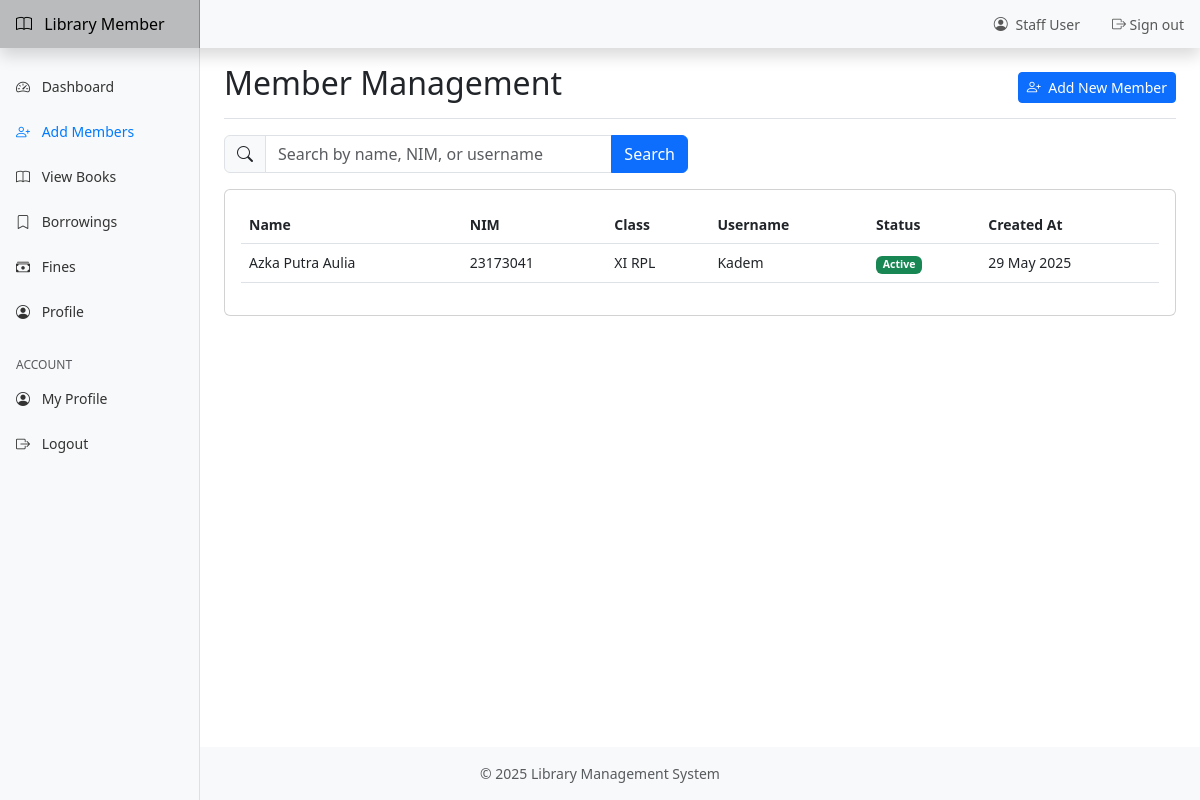
Screenshot of /index.php?page=members (signed in) with the database file from the repository.
### tables this page shows
CREATE TABLE `users` (
  `user_id` int(11) NOT NULL,
  `anggota_id` int(11) NOT NULL,
  `username` varchar(50) NOT NULL,
  `password` varchar(255) NOT NULL,
  `full_name` varchar(100) NOT NULL,
  `p_role` enum('admin','staff','member') NOT NULL DEFAULT 'member',
  `status` enum('active','inactive','banned') NOT NULL DEFAULT 'inactive',
  `registration_status` enum('pending','approved','rejected') NOT NULL DEFAULT 'pending',
  `last_login` timestamp NULL DEFAULT NULL,
  `created_at` timestamp NOT NULL DEFAULT current_timestamp(),
  `updated_at` timestamp NOT NULL DEFAULT current_timestamp() ON UPDATE current_timestamp()
);

CREATE TABLE `anggota` (
  `anggota_id` int(11) NOT NULL,
  `name` varchar(100) NOT NULL,
  `nim` varchar(20) NOT NULL,
  `class` varchar(50) DEFAULT NULL,
  `gender` enum('Male','Female') NOT NULL,
  `date_of_birth` date NOT NULL,
  `place_of_birth` varchar(100) DEFAULT NULL,
  `address` text DEFAULT NULL,
  `phone` varchar(20) DEFAULT NULL,
  `email` varchar(100) DEFAULT NULL,
  `created_at` timestamp NOT NULL DEFAULT current_timestamp(),
  `updated_at` timestamp NOT NULL DEFAULT current_timestamp() ON UPDATE current_timestamp()
);

### includes/functions.php (called while the page is built, shortened)
<?php
function formatDate($date) {
    return date('d M Y', strtotime($date));
}

### pages/members.php (the view, shortened to what this page needs)
<?php
$search = isset($_GET['search']) ? $_GET['search'] : '';
$page = isset($_GET['p']) ? intval($_GET['p']) : 1;
$limit = ITEMS_PER_PAGE;
$offset = ($page - 1) * $limit;
$query = "SELECT u.*, a.* FROM users u
          JOIN anggota a ON u.anggota_id = a.anggota_id
          WHERE u.p_role = 'member'";
$params = [];
try {
    $query .= " ORDER BY a.name LIMIT ? OFFSET ?";
    $params[] = $limit;
    $params[] = $offset;
    $stmt = $pdo->prepare($query);
    $stmt->execute($params);
    $members = $stmt->fetchAll();
} catch (PDOException $e) {
    $errorMessage = "Database error: " . $e->getMessage();
}
?>
<div class="d-flex justify-content-between flex-wrap flex-md-nowrap align-items-center pt-3 pb-2 mb-3 border-bottom">
    <h1 class="h2">Member Management</h1>
    <div class="btn-toolbar mb-2 mb-md-0">
        <button type="button" class="btn btn-sm btn-primary" data-bs-toggle="modal" data-bs-target="#addMemberModal">
            <i class="bi bi-person-plus me-1"></i> Add New Member
        </button>
    </div>
</div>
<div class="row mb-3">
    <div class="col-md-6">
        <form class="d-flex" method="get" action="index.php">
            <div class="input-group">
                <span class="input-group-text"><i class="bi bi-search"></i></span>
                <input type="text" class="form-control" name="search" placeholder="Search by name, NIM, or username" value="<?php echo htmlspecialchars($search); ?>">
                <button class="btn btn-primary" type="submit">Search</button>
            </div>
        </form>
    </div>
</div>
<div class="card">
    <div class="card-body">
        <?php if (empty($members)): ?>
            <div class="text-center text-muted">No members found</div>
        <?php else: ?>
            <div class="table-responsive">
                <table class="table table-hover">
                    <thead>
                        <tr>
                            <th>Name</th>
                            <th>NIM</th>
                            <th>Class</th>
                            <th>Username</th>
                            <th>Status</th>
                            <th>Created At</th>
                        </tr>
                    </thead>
                    <tbody>
                        <?php foreach ($members as $member): ?>
                            <tr>
                                <td><?php echo htmlspecialchars($member['name']); ?></td>
                                <td><?php echo htmlspecialchars($member['nim']); ?></td>
                                <td><?php echo htmlspecialchars($member['class']); ?></td>
                                <td><?php echo htmlspecialchars($member['username']); ?></td>
                                <td>
                                    <span class="badge bg-<?php echo $member['status'] === 'active' ? 'success' : 'secondary'; ?>">
                                        <?php echo ucfirst($member['status']); ?>
                                    </span>
                                </td>
                                <td><?php echo formatDate($member['created_at']); ?></td>
                            </tr>
                        <?php endforeach; ?>
                    </tbody>
                </table>
            </div>
        <?php endif; ?>
    </div>
</div>

### assets/css/style.css (style rules this page uses)
body { font-size: .875rem; min-height: 100vh; display: flex; flex-direction: column; }

### rows the page displays
users: anggota.name "Azka Putra Aulia", anggota.nim "23173041", anggota.class "XI RPL", username "Kadem", status "Active", anggota.created_at "29 May 2025"

### other values shown
$_SESSION['full_name'] "Staff User"
$item['text'] "Dashboard"
$item['text'] "Add Members"
$item['text'] "View Books"
$item['text'] "Borrowings"
$item['text'] "Fines"
$item['text'] "Profile"
